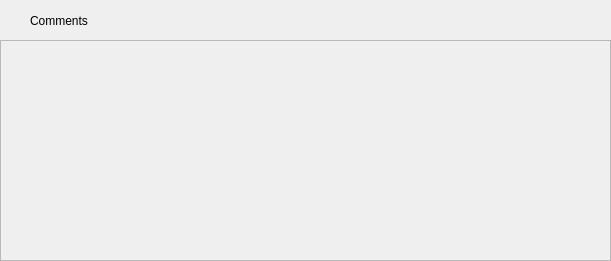
<?xml version="1.0" encoding="UTF-8"?>
<ui version="4.0">
 <class>Form</class>
 <widget class="QWidget" name="Form">
  <property name="geometry">
   <rect>
    <x>0</x>
    <y>0</y>
    <width>611</width>
    <height>261</height>
   </rect>
  </property>
  <property name="maximumSize">
   <size>
    <width>611</width>
    <height>261</height>
   </size>
  </property>
  <property name="windowTitle">
   <string>Form</string>
  </property>
  <widget class="QLabel" name="label">
   <property name="geometry">
    <rect>
     <x>30</x>
     <y>10</y>
     <width>61</width>
     <height>21</height>
    </rect>
   </property>
   <property name="text">
    <string>Comments</string>
   </property>
  </widget>
  <widget class="QScrollArea" name="commentArea">
   <property name="geometry">
    <rect>
     <x>0</x>
     <y>40</y>
     <width>611</width>
     <height>221</height>
    </rect>
   </property>
   <property name="widgetResizable">
    <bool>true</bool>
   </property>
   <widget class="QWidget" name="scrollAreaWidgetContents">
    <property name="geometry">
     <rect>
      <x>0</x>
      <y>0</y>
      <width>609</width>
      <height>219</height>
     </rect>
    </property>
   </widget>
  </widget>
 </widget>
 <resources/>
 <connections/>
</ui>
